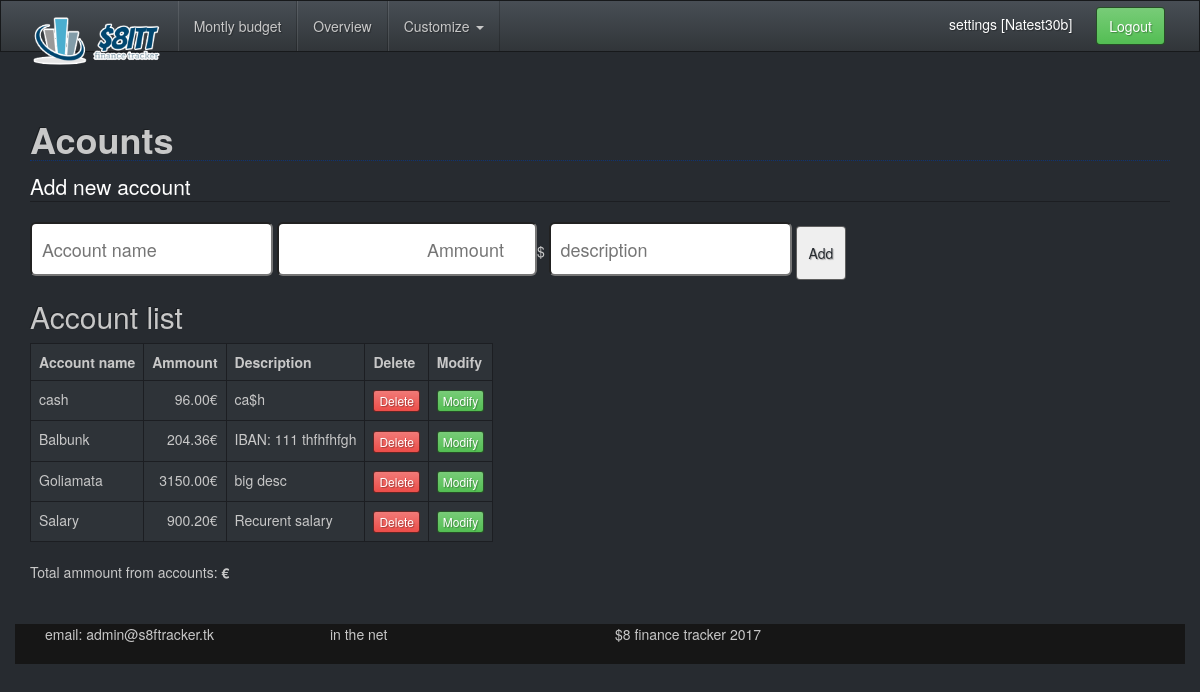
The app's page /view/accounts.php (signed in) with its own data.
### tables this page shows
CREATE TABLE `accounts` (
  `account_id` int(11) NOT NULL,
  `account_name` varchar(45) NOT NULL,
  `ammount` double NOT NULL,
  `owner_id` int(11) NOT NULL,
  `currency` varchar(3) NOT NULL,
  `account_desc` varchar(45) NOT NULL DEFAULT 'IBAN:',
  `last_access` timestamp NULL DEFAULT CURRENT_TIMESTAMP
);

### model/DBManager.php (called while the page is built, shortened)
<?php
class DBManager
{
    private static $instance;
    private $pdo;
    private function __construct(){
        try{
            $this->pdo = new \PDO("mysql:host=".self::DB_IP.";dbname=".self::DB_NAME, self::DB_USER, self::DB_PASS);
            $this->pdo->setAttribute(\PDO::ATTR_ERRMODE, \PDO::ERRMODE_EXCEPTION);
            $this->pdo->query("USE " . self::DB_NAME);
        }
        catch (\PDOException $e){
            echo "PDO Problem. ERR: " . $e->getMessage();
        }
    }
    public static function getInstance(){
        if(self::$instance === null){
            self::$instance = new DBManager();
        }
        return self::$instance;
    }
    public function getConnection(){
        return $this->pdo;
    }
}

### model/dao/AccountDao.php (called while the page is built, shortened)
<?php
class AccountDao
{
    private static $instance;
    private $pdo;
    private function __construct()    {
        $this->pdo = DBManager::getInstance()->getConnection();
    }
    public static function getAInstance(){
        if(self::$instance === null){
            self::$instance = new AccountDao();
        }
        return self::$instance;
    }
    public function getUserAcountsList($uid) {
            $stm = $this->pdo->prepare(self::GET_USER_ACCOUNTS);
            $stm->execute(array($uid));
            $result = $stm->fetchAll(\PDO::FETCH_ASSOC);
            return $result;
    }
}

### controller/get_user_account_list.php (called while the page is built, shortened)
<?php
include_once "../model/dao/AccountDao.php";
include_once "../model/Accounts.php";
$oi = "";
if(isset($_SESSION["user_id"])) {
    $oi = $_SESSION["user_id"];
}
try {
    $result_accounts = AccountDao::getAInstance()->getUserAcountsList($oi);
}
catch(PDOException $e) {
    echo "acc list:: " . $e->getMessage();
}
?>

### view/includes/show_user_accounts_list.incl.php (the view, shortened to what this page needs)
<h2>Account list</h2>
<table class="table table-bordered table_list table-hover" id="whole_table" cellspacing="2" cellpadding="0">
    <tr class="bg_h">
        <th>Account name</th>
        <th>Ammount</th>
        <th>Description</th>
        <th>Delete</th>
        <th>Modify</th>
    </tr>
    <?php
    include "../controller/get_user_account_list.php";
    foreach ($result_accounts as $row) {
        ?>
        <tr class="">
            <td><?php echo $row['account_name']; ?></td>
            <td class="text-right"><?php echo $row['ammount']; ?>&euro;</td>
            <td><?php echo $row['account_desc']; ?></td>
            <td><a href="#" class="btn btn-danger btn-xs" onclick="delete_account(<?php echo $row['account_id']; ?>)">Delete</a></td>
            <td><a data-toggle="modal" data-target="#modal-default" href="#" class="btn btn-success btn-xs" onclick="ajaxRow('modala', '<?= $row['account_id']; ?>')">Modify</a></td>
        </tr>
        <?php
    }
    ?>
</table>
<div id="user-total">
    Total ammount from accounts: <strong><?php include "../controller/get_user_account_totals_ammount.php"?> &euro;</strong>
</div>

### view/css/style.css (style rules this page uses)
html { overflow-y: scroll; }
body { padding-top: 70px }
.text-right { text-align: right; }

### records on screen
accounts: account_name "cash", ammount "96.00", account_desc "ca$h"
accounts: account_name "Balbunk", ammount "204.36", account_desc "IBAN: 111 thfhfhfgh"
accounts: account_name "Goliamata", ammount "3150.00", account_desc "big desc"
accounts: account_name "Salary", ammount "900.20", account_desc "Recurent salary"

### other values on screen
$name "Natest30b"
